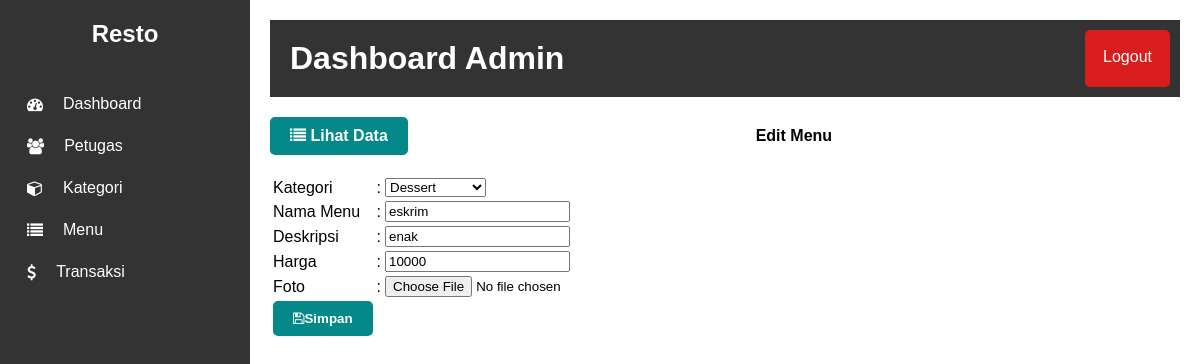
The app's page /admin/index.php?hal=edit_menu&id=13 (signed in) with its own data.
### tables this page shows
CREATE TABLE `menu` (
  `idmenu` int(11) NOT NULL,
  `nama_menu` varchar(50) DEFAULT NULL,
  `deskripsi` varchar(255) DEFAULT NULL,
  `harga` double DEFAULT NULL,
  `foto` text DEFAULT NULL,
  `idkategori` int(11) DEFAULT NULL,
  `update_at` timestamp NOT NULL DEFAULT current_timestamp() ON UPDATE current_timestamp(),
  `created_at` timestamp NOT NULL DEFAULT current_timestamp()
);

CREATE TABLE `kategori` (
  `idkategori` int(11) NOT NULL,
  `kategori` varchar(30) DEFAULT NULL
);

### config/classDB.php (called while the page is built, shortened)
<?php
class Koneksi
{
    public $db;
    function __construct()
    {
        try {
            $this->db = new PDO('mysql:host=localhost; dbname=db_resto_xirpl_nino', "root", "");
            $this->db->setAttribute(PDO::ATTR_ERRMODE, PDO::ERRMODE_WARNING);
            $this->db->setAttribute(PDO::ATTR_ERRMODE, PDO::ERRMODE_EXCEPTION);
        } catch (PDOException $e) {
            echo $e->getMessage();
        }
    }
    function select($t, $f = "*")
    {
        $sel = $this->db->prepare("select $f from $t");
        $sel->execute();
        $data = $sel->fetchAll();
        return $data;
    }
}
$dbo = new Koneksi();
?>

### admin/edit_menu.php (the view, shortened to what this page needs)
<?php
if ($id != "") {
    $sel = $dbo->select("menu");
    foreach ($sel as $row) {
        $idkategori = $row['idkategori'];
        $nama_menu = $row['nama_menu'];
        $desk = $row['deskripsi'];
        $harga = $row['harga'];
    }
}
?>
<div class="judul">
    <a href="?hal=menu"><i class="fa fa-list"></i> Lihat Data</a>
    <div class="keterangan">Edit Menu</div>
</div>
<div class="data-input">
    <form action="?hal=edit_menu" method="post" enctype="multipart/form-data">
        <table>
            <tr>
                <td>Kategori</td>
                <td>:</td>
                <td>
                    <select name="kategori" id="" required>
                        <?php
                        $kat = $dbo->select('kategori');
                        foreach ($kat as $row):
                            ?>
                            <option <?= $row['idkategori'] == $idkategori ? 'selected' : '' ?>
                                value="<?= $row['idkategori'] ?>">
                                <?= $row['kategori'] ?>
                            </option>
                        <?php endforeach; ?>
                    </select>
                </td>
            </tr>
            <tr>
                <td>Nama Menu</td>
                <td>:</td>
                <td>
                    <input type="text" name="nama_menu" placeholder="Nama Menu" value="<?= $nama_menu ?>" required>
                </td>
            </tr>
            <tr>
                <td>Deskripsi</td>
                <td>:</td>
                <td>
                    <input type="text" value="<?= $desk ?>" name="deskripsi" required>
                </td>
            </tr>
            <tr>
                <td>Harga</td>
                <td>:</td>
                <td>
                    <input type="number" value="<?= $harga ?>" name="harga" required>
                </td>
            </tr>
            <tr>
                <td>Foto</td>
                <td>:</td>
                <td>
                    <input type="file" name="foto">
                </td>
            </tr>
            <tr>
                <td>
                    <button class="btn-add" type="submit" name="simpan" value="simpan"><i
                            class="fa fa-save"></i>Simpan</button>
                </td>
            </tr>
        </table>
    </form>
</div>

### css/styleadmin.css (style rules this page uses)
body { font-family: Arial, Helvetica, sans-serif; margin: 0; padding: 0; }
.judul { margin-top: 20px; display: flex; }
.judul a { padding: 10px 20px; background-color: rgba(4, 136, 136); text-decoration: none; border-radius: 5px; color: #fff; font-weight: bold; }
.judul .keterangan { text-align: center; font-weight: bold; margin: auto; }
.data-input table { margin-top: 20px; }
.btn-add { padding: 10px 20px; background-color: rgba(4, 136, 136); text-decoration: none; border-radius: 5px; color: #fff; font-weight: bold; border: none; cursor: pointer; }

### records on screen
menu: kategori "Dessert", nama_menu "eskrim", deskripsi "enak", harga "10000"
